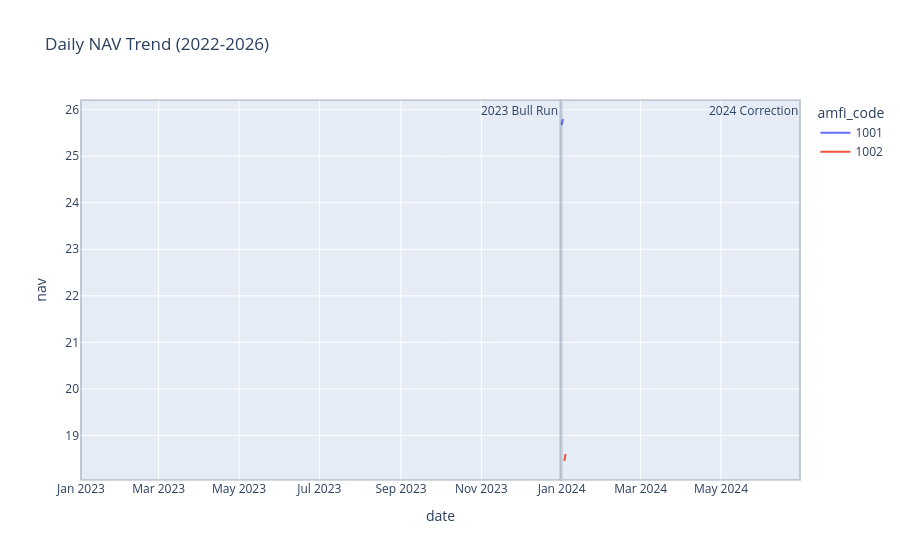

Write notebook code for a chart like this one.
### Code cell
fig.add_vrect(
    x0="2024-01-01",
    x1="2024-06-30",
    annotation_text="2024 Correction",
    opacity=0.2
)

fig.show()

### Figure 1 — Plotly figure (JSON) as saved in the notebook; plotly's stock layout.template omitted (floating-point values rounded to 4 significant figures)
{"data": [{"hovertemplate": "amfi_code=1001<br>date=%{x}<br>nav=%{y}<extra></extra>", "legendgroup": "1001", "line": {"color": "#636efa", "dash": "solid"}, "marker": {"symbol": "circle"}, "mode": "lines", "name": "1001", "orientation": "v", "showlegend": true, "type": "scatter", "x": ["2024-01-01T00:00:00.000000000", "2024-01-02T00:00:00.000000000"], "xaxis": "x", "y": [25.67, 25.8], "yaxis": "y"}, {"hovertemplate": "amfi_code=1002<br>date=%{x}<br>nav=%{y}<extra></extra>", "legendgroup": "1002", "line": {"color": "#EF553B", "dash": "solid"}, "marker": {"symbol": "circle"}, "mode": "lines", "name": "1002", "orientation": "v", "showlegend": true, "type": "scatter", "x": ["2024-01-03T00:00:00.000000000", "2024-01-04T00:00:00.000000000"], "xaxis": "x", "y": [18.45, 18.6], "yaxis": "y"}], "layout": {"annotations": [{"showarrow": false, "text": "2023 Bull Run", "x": "2023-12-31", "xanchor": "right", "xref": "x", "y": 1, "yanchor": "top", "yref": "y domain"}, {"showarrow": false, "text": "2024 Correction", "x": "2024-06-30", "xanchor": "right", "xref": "x", "y": 1, "yanchor": "top", "yref": "y domain"}], "legend": {"title": {"text": "amfi_code"}, "tracegroupgap": 0}, "shapes": [{"opacity": 0.2, "type": "rect", "x0": "2023-01-01", "x1": "2023-12-31", "xref": "x", "y0": 0, "y1": 1, "yref": "y domain"}, {"opacity": 0.2, "type": "rect", "x0": "2024-01-01", "x1": "2024-06-30", "xref": "x", "y0": 0, "y1": 1, "yref": "y domain"}], "title": {"text": "Daily NAV Trend (2022-2026)"}, "xaxis": {"anchor": "y", "domain": [0, 1], "title": {"text": "date"}}, "yaxis": {"anchor": "x", "domain": [0, 1], "title": {"text": "nav"}}}}
